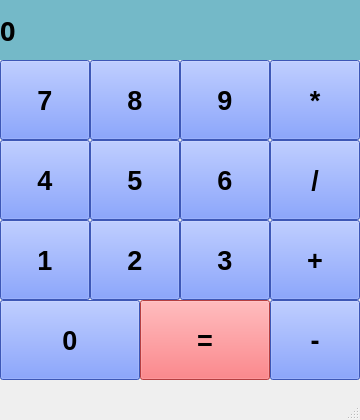
<?xml version="1.0" encoding="UTF-8"?>
<ui version="4.0">
 <class>MainWindow</class>
 <widget class="QMainWindow" name="MainWindow">
  <property name="windowModality">
   <enum>Qt::NonModal</enum>
  </property>
  <property name="enabled">
   <bool>true</bool>
  </property>
  <property name="geometry">
   <rect>
    <x>0</x>
    <y>0</y>
    <width>360</width>
    <height>420</height>
   </rect>
  </property>
  <property name="font">
   <font>
    <kerning>false</kerning>
   </font>
  </property>
  <property name="windowTitle">
   <string>Калькулятор</string>
  </property>
  <widget class="QWidget" name="centralwidget">
   <widget class="QLabel" name="label_result">
    <property name="geometry">
     <rect>
      <x>0</x>
      <y>0</y>
      <width>360</width>
      <height>60</height>
     </rect>
    </property>
    <property name="font">
     <font>
      <family>Yandex-UI-Icons-Private</family>
      <pointsize>20</pointsize>
      <weight>75</weight>
      <bold>true</bold>
     </font>
    </property>
    <property name="styleSheet">
     <string notr="true">background-color: rgb(116, 185, 200);</string>
    </property>
    <property name="text">
     <string>0</string>
    </property>
    <property name="margin">
     <number>15</number>
    </property>
   </widget>
   <widget class="QPushButton" name="push_1">
    <property name="geometry">
     <rect>
      <x>0</x>
      <y>220</y>
      <width>90</width>
      <height>80</height>
     </rect>
    </property>
    <property name="font">
     <font>
      <pointsize>20</pointsize>
      <weight>75</weight>
      <bold>true</bold>
     </font>
    </property>
    <property name="styleSheet">
     <string notr="true">background-color: rgb(85, 122, 255);</string>
    </property>
    <property name="text">
     <string>1</string>
    </property>
   </widget>
   <widget class="QPushButton" name="push_2">
    <property name="geometry">
     <rect>
      <x>90</x>
      <y>220</y>
      <width>90</width>
      <height>80</height>
     </rect>
    </property>
    <property name="font">
     <font>
      <pointsize>20</pointsize>
      <weight>75</weight>
      <bold>true</bold>
     </font>
    </property>
    <property name="styleSheet">
     <string notr="true">background-color: rgb(85, 122, 255);</string>
    </property>
    <property name="text">
     <string>2</string>
    </property>
   </widget>
   <widget class="QPushButton" name="push_3">
    <property name="geometry">
     <rect>
      <x>180</x>
      <y>220</y>
      <width>90</width>
      <height>80</height>
     </rect>
    </property>
    <property name="font">
     <font>
      <pointsize>20</pointsize>
      <weight>75</weight>
      <bold>true</bold>
     </font>
    </property>
    <property name="styleSheet">
     <string notr="true">background-color: rgb(85, 122, 255);</string>
    </property>
    <property name="text">
     <string>3</string>
    </property>
   </widget>
   <widget class="QPushButton" name="push_4">
    <property name="geometry">
     <rect>
      <x>0</x>
      <y>140</y>
      <width>90</width>
      <height>80</height>
     </rect>
    </property>
    <property name="font">
     <font>
      <pointsize>20</pointsize>
      <weight>75</weight>
      <bold>true</bold>
     </font>
    </property>
    <property name="styleSheet">
     <string notr="true">background-color: rgb(85, 122, 255);</string>
    </property>
    <property name="text">
     <string>4</string>
    </property>
   </widget>
   <widget class="QPushButton" name="push_5">
    <property name="geometry">
     <rect>
      <x>90</x>
      <y>140</y>
      <width>90</width>
      <height>80</height>
     </rect>
    </property>
    <property name="font">
     <font>
      <pointsize>20</pointsize>
      <weight>75</weight>
      <bold>true</bold>
     </font>
    </property>
    <property name="styleSheet">
     <string notr="true">background-color: rgb(85, 122, 255);</string>
    </property>
    <property name="text">
     <string>5</string>
    </property>
   </widget>
   <widget class="QPushButton" name="push_6">
    <property name="geometry">
     <rect>
      <x>180</x>
      <y>140</y>
      <width>90</width>
      <height>80</height>
     </rect>
    </property>
    <property name="font">
     <font>
      <pointsize>20</pointsize>
      <weight>75</weight>
      <bold>true</bold>
     </font>
    </property>
    <property name="styleSheet">
     <string notr="true">background-color: rgb(85, 122, 255);</string>
    </property>
    <property name="text">
     <string>6</string>
    </property>
   </widget>
   <widget class="QPushButton" name="push_7">
    <property name="geometry">
     <rect>
      <x>0</x>
      <y>60</y>
      <width>90</width>
      <height>80</height>
     </rect>
    </property>
    <property name="font">
     <font>
      <pointsize>20</pointsize>
      <weight>75</weight>
      <bold>true</bold>
     </font>
    </property>
    <property name="styleSheet">
     <string notr="true">background-color: rgb(85, 122, 255);</string>
    </property>
    <property name="text">
     <string>7</string>
    </property>
   </widget>
   <widget class="QPushButton" name="push_8">
    <property name="geometry">
     <rect>
      <x>90</x>
      <y>60</y>
      <width>90</width>
      <height>80</height>
     </rect>
    </property>
    <property name="font">
     <font>
      <pointsize>20</pointsize>
      <weight>75</weight>
      <bold>true</bold>
     </font>
    </property>
    <property name="styleSheet">
     <string notr="true">background-color: rgb(85, 122, 255);</string>
    </property>
    <property name="text">
     <string>8</string>
    </property>
   </widget>
   <widget class="QPushButton" name="push_9">
    <property name="geometry">
     <rect>
      <x>180</x>
      <y>60</y>
      <width>90</width>
      <height>80</height>
     </rect>
    </property>
    <property name="font">
     <font>
      <pointsize>20</pointsize>
      <weight>75</weight>
      <bold>true</bold>
     </font>
    </property>
    <property name="styleSheet">
     <string notr="true">background-color: rgb(85, 122, 255);</string>
    </property>
    <property name="text">
     <string>9</string>
    </property>
   </widget>
   <widget class="QPushButton" name="push_0">
    <property name="geometry">
     <rect>
      <x>0</x>
      <y>300</y>
      <width>140</width>
      <height>80</height>
     </rect>
    </property>
    <property name="font">
     <font>
      <pointsize>20</pointsize>
      <weight>75</weight>
      <bold>true</bold>
     </font>
    </property>
    <property name="styleSheet">
     <string notr="true">background-color: rgb(85, 122, 255);</string>
    </property>
    <property name="text">
     <string>0</string>
    </property>
   </widget>
   <widget class="QPushButton" name="push_eq">
    <property name="geometry">
     <rect>
      <x>140</x>
      <y>300</y>
      <width>130</width>
      <height>80</height>
     </rect>
    </property>
    <property name="font">
     <font>
      <pointsize>20</pointsize>
      <weight>75</weight>
      <bold>true</bold>
     </font>
    </property>
    <property name="styleSheet">
     <string notr="true">background-color: rgb(255, 88, 91);</string>
    </property>
    <property name="text">
     <string>=</string>
    </property>
   </widget>
   <widget class="QPushButton" name="push_mul">
    <property name="geometry">
     <rect>
      <x>270</x>
      <y>60</y>
      <width>90</width>
      <height>80</height>
     </rect>
    </property>
    <property name="font">
     <font>
      <pointsize>20</pointsize>
      <weight>75</weight>
      <bold>true</bold>
     </font>
    </property>
    <property name="styleSheet">
     <string notr="true">background-color: rgb(85, 122, 255);</string>
    </property>
    <property name="text">
     <string>*</string>
    </property>
   </widget>
   <widget class="QPushButton" name="push_div">
    <property name="geometry">
     <rect>
      <x>270</x>
      <y>140</y>
      <width>90</width>
      <height>80</height>
     </rect>
    </property>
    <property name="font">
     <font>
      <pointsize>20</pointsize>
      <weight>75</weight>
      <bold>true</bold>
     </font>
    </property>
    <property name="styleSheet">
     <string notr="true">background-color: rgb(85, 122, 255);</string>
    </property>
    <property name="text">
     <string>/</string>
    </property>
   </widget>
   <widget class="QPushButton" name="push_plus">
    <property name="geometry">
     <rect>
      <x>270</x>
      <y>220</y>
      <width>90</width>
      <height>80</height>
     </rect>
    </property>
    <property name="font">
     <font>
      <pointsize>20</pointsize>
      <weight>75</weight>
      <bold>true</bold>
     </font>
    </property>
    <property name="styleSheet">
     <string notr="true">background-color: rgb(85, 122, 255);</string>
    </property>
    <property name="text">
     <string>+</string>
    </property>
   </widget>
   <widget class="QPushButton" name="push_minus">
    <property name="geometry">
     <rect>
      <x>270</x>
      <y>300</y>
      <width>90</width>
      <height>80</height>
     </rect>
    </property>
    <property name="font">
     <font>
      <pointsize>20</pointsize>
      <weight>75</weight>
      <bold>true</bold>
     </font>
    </property>
    <property name="styleSheet">
     <string notr="true">background-color: rgb(85, 122, 255);</string>
    </property>
    <property name="text">
     <string>-</string>
    </property>
   </widget>
  </widget>
  <widget class="QMenuBar" name="menubar">
   <property name="geometry">
    <rect>
     <x>0</x>
     <y>0</y>
     <width>360</width>
     <height>21</height>
    </rect>
   </property>
  </widget>
  <widget class="QStatusBar" name="statusbar"/>
 </widget>
 <resources/>
 <connections/>
</ui>
